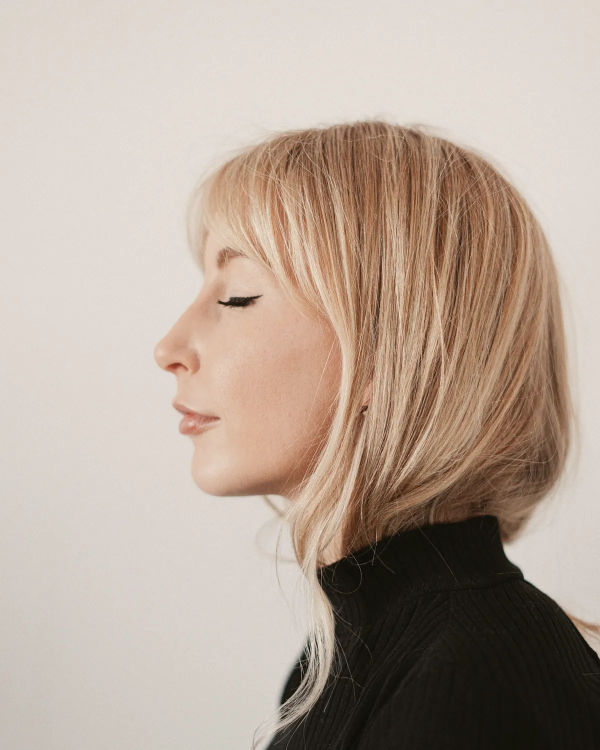
#> input picture alvor-estetica/assets/img/abertura-perfil-1200.webp, 1200 x 1500 px, given in place of 1614283233556-f35b0c801ef1.jpg, which was not available (shown at 1/2 size)
$ python preparar_imagens.py ../assets/img
#> lines starting #> are read from the running program, lines starting #| are printed output that depends on the picture; after the words box and inside, x2 and y2 are one past the last pixel; in counts of white or black regions, pixels touching at a corner belong together
#!/usr/bin/env python3
"""
Prepara as fotografias do site a partir dos originais do Unsplash.

Uso:
    python3 tools/preparar_imagens.py PASTA_DOS_ORIGINAIS

Os originais devem estar nomeados pelo identificador do Unsplash
(ex.: 1614283233556-f35b0c801ef1.jpg). Baixe cada um em
https://images.unsplash.com/photo-<id>?w=2600&q=92&fm=jpg

Para cada foto o script:
  1. recorta na proporção usada no layout;
  2. aplica o mesmo tratamento de cor em todas (balanço de branco quente,
     azuis e violetas dessaturados, pretos levemente levantados) para que
     fotos de autores diferentes pareçam da mesma sessão;
  3. exporta AVIF e WebP em várias larguras e um JPEG de reserva.

Requer Python 3 com Pillow (com suporte a AVIF) e numpy.
"""

import sys
from pathlib import Path

import numpy as np
from PIL import Image

OUT = Path(__file__).resolve().parent.parent / "assets" / "img"

# slug, id no Unsplash, recorte (esq., topo, dir., base em frações) ou None, larguras
FOTOS = [
    ("abertura-perfil", "1614283233556-f35b0c801ef1", (0.0, 0.07, 1.0, 0.903), (480, 800, 1200)),
    ("clinica-maos-hidratante", "1619451334792-150fd785ee74", (0.0, 0.07, 1.0, 0.933), (480, 800, 1200)),
    ("limpeza-de-pele", "1570172619644-dfd03ed5d881", (0.16, 0.0, 0.693, 1.0), (480, 800, 1100)),
    ("hidratacao-profunda", "1617897903246-719242758050", (0.0, 0.07, 1.0, 0.903), (480, 800, 1100)),
    ("peeling-de-renovacao", "1573461160327-b450ce3d8e7f", None, (480, 800, 1100)),
    ("revitalizacao-facial", "1600428877878-1a0fd85beda8", (0.17, 0.0, 0.703, 1.0), (480, 800, 1100)),
    ("drenagem-linfatica", "1519823551278-64ac92734fb1", (0.0, 0.14, 1.0, 0.973), (480, 800, 1100)),
    ("ritual-alvor", "1590439471364-192aa70c0b53", (0.0, 0.08, 1.0, 0.913), (480, 800, 1100)),
    ("espaco-sala-de-banho", "1507652313519-d4e9174996dd", None, (640, 1024, 1600)),
    ("espaco-frasco-luz", "1608571423902-eed4a5ad8108", (0.0, 0.0, 1.0, 0.889), (480, 800, 1100)),
    ("espaco-textura", "1599305090598-fe179d501227", None, (480, 800, 1100)),
    ("espaco-serum-marmore", "1576426863848-c21f53c60b19", None, (640, 1024, 1600)),
]

# Imagem de compartilhamento (1200 × 630) feita a partir da foto de abertura.
COMPARTILHAMENTO = ("1614283233556-f35b0c801ef1", (0.0, 0.25, 1.0, 0.775))


def rgb_to_hsv(rgb):
    r, g, b = rgb[..., 0], rgb[..., 1], rgb[..., 2]
    mx = rgb.max(-1)
    mn = rgb.min(-1)
    d = mx - mn
    h = np.zeros_like(mx)
    m = d > 1e-6
    rc = np.where(m, (mx - r) / np.where(m, d, 1), 0)
    gc = np.where(m, (mx - g) / np.where(m, d, 1), 0)
    bc = np.where(m, (mx - b) / np.where(m, d, 1), 0)
    h = np.where(r == mx, bc - gc, h)
    h = np.where(g == mx, 2.0 + rc - bc, h)
    h = np.where(b == mx, 4.0 + gc - rc, h)
    h = np.where(m, (h / 6.0) % 1.0, 0)
    s = np.where(mx > 1e-6, d / np.where(mx > 1e-6, mx, 1), 0)
    return h, s, mx


def hsv_to_rgb(h, s, v):
    i = np.floor(h * 6.0)
    f = h * 6.0 - i
    p = v * (1 - s)
    q = v * (1 - s * f)
    t = v * (1 - s * (1 - f))
    i = i.astype(int) % 6
    conds = [i == k for k in range(6)]
    r = np.select(conds, [v, q, p, p, t, v])
    g = np.select(conds, [t, v, v, q, p, p])
    b = np.select(conds, [p, p, t, v, v, q])
    return np.stack([r, g, b], -1)


def tratar(im):
    a = np.asarray(im.convert("RGB"), dtype=np.float32) / 255.0

    # 1. Balanço de branco: aproxima de um neutro quente as fotos que estão frias.
    lum = a @ np.array([0.2126, 0.7152, 0.0722], dtype=np.float32)
    sel = (lum > 0.35) & (lum < 0.92)
    media = a[sel].mean(0) if sel.any() else a.reshape(-1, 3).mean(0)
    alvo = np.array([1.0, 0.962, 0.905], dtype=np.float32)
    ganho = (alvo / alvo[1]) / (media / media[1])
    # Só aquece: fotos já quentes não são esfriadas.
    ganho[0] = max(ganho[0], 1.0)
    ganho[2] = min(ganho[2], 1.0)
    ganho = 1.0 + (ganho - 1.0) * 0.6
    ganho = np.clip(ganho, 0.9, 1.1)
    a = np.clip(a * ganho, 0, 1)

    # 2. Cor: azuis, cianos e violetas perdem saturação; o resto, um pouco.
    h, s, v = rgb_to_hsv(a)
    graus = h * 360.0
    faixa = np.clip(1.0 - np.abs(graus - 235.0) / 75.0, 0, 1)  # 160°–310°
    s = s * (0.94 - 0.5 * faixa)
    a = hsv_to_rgb(h, s, v)

    # 3. Tom: curva suave, pretos levantados com leve calor, altas luzes contidas.
    x = a
    curva = x + 0.08 * x * (1 - x) * (x - 0.35) * 4.0
    a = 0.032 + curva * (0.962 - 0.032)
    sombra = (1.0 - lum[..., None]) ** 2
    a = a + sombra * np.array([0.014, 0.007, 0.0], dtype=np.float32)

    a = np.clip(a, 0, 1)
    return Image.fromarray((a * 255.0 + 0.5).astype(np.uint8), "RGB")


def recortar(im, caixa):
    if not caixa:
        return im
    w, h = im.size
    l, t, r, b = caixa
    return im.crop((round(l * w), round(t * h), round(r * w), round(b * h)))


def exportar(im, slug, larguras):
    for lw in larguras:
        if lw > im.width:
            continue
        alt = round(im.height * lw / im.width)
        r = im.resize((lw, alt), Image.LANCZOS)
        r.save(OUT / f"{slug}-{lw}.avif", quality=58, speed=4)
        r.save(OUT / f"{slug}-{lw}.webp", quality=80, method=6)
    meio = larguras[1]
    alt = round(im.height * meio / im.width)
    im.resize((meio, alt), Image.LANCZOS).save(
        OUT / f"{slug}-{meio}.jpg", quality=82, optimize=True, progressive=True
    )
    proporcao = im.width / im.height
    print(f"{slug}: {im.width}x{im.height} (proporção {proporcao:.3f})")


def main():
    if len(sys.argv) != 2:
        sys.exit(__doc__)
    origem = Path(sys.argv[1])
    OUT.mkdir(parents=True, exist_ok=True)
    for slug, uid, caixa, larguras in FOTOS:
        im = Image.open(origem / f"{uid}.jpg")
#> im is the input picture: PIL image 1200x1500 RGB; mean R, G, B 181.2, 165.3, 152.6
        im = tratar(recortar(im, caixa))
#> in tratar, `sel = (lum > 0.35) & (lum < 0.92)`:
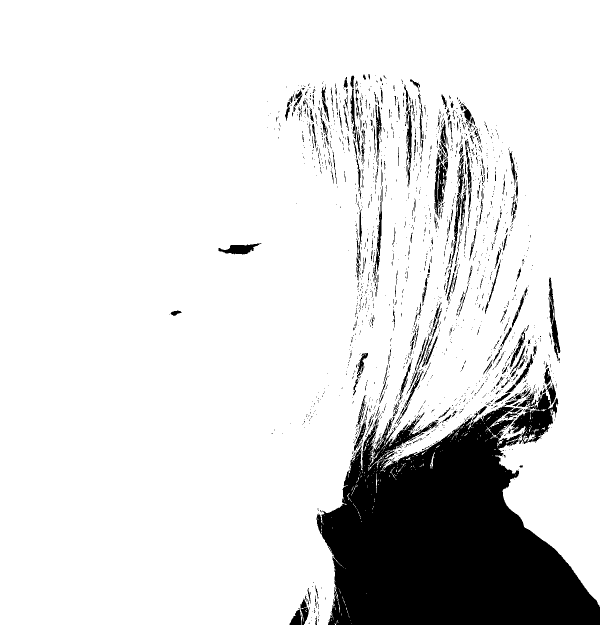
#> sel: shape (1249, 1200) bool (shown at 1/2 size); 87% white; 2037 black regions (1771 under 20 px), largest, box (x1, y1, x2, y2) and area: (633, 812, 1200, 1249) 154877, (1016, 785, 1117, 888) 4241, (869, 288, 894, 436) 1606
#> in tratar, `media = a[sel].mean(0) if sel.any() else a.reshape(-1, 3).mean(0)`: media = [0.807, 0.731, 0.679]
#> in tratar, `ganho = (alvo / alvo[1]) / (media / media[1])`: ganho = [0.942, 1, 1.01]
#> in tratar, `ganho = 1.0 + (ganho - 1.0) * 0.6`: ganho = [1, 1, 1]
#> in rgb_to_hsv, `m = d > 1e-6`: m: shape (1249, 1200) bool; 100% white; black in thin lines or dots, all inside (x1, y1, x2, y2) = (1192, 1208, 1194, 1213)
#> in rgb_to_hsv, `rc = np.where(m, (mx - r) / np.where(m, d, 1), 0)`:
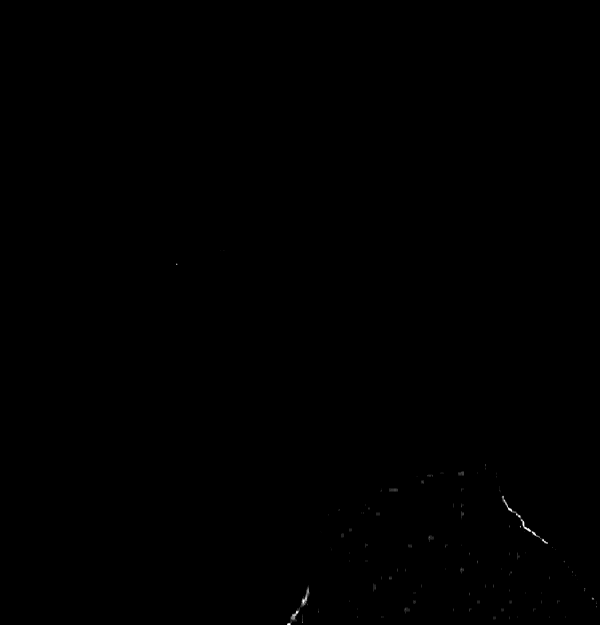
#> rc: shape (1249, 1200) float32 (shown at 1/2 size); min 0, max 1, mean 0.000603
#> in rgb_to_hsv, `gc = np.where(m, (mx - g) / np.where(m, d, 1), 0)`:
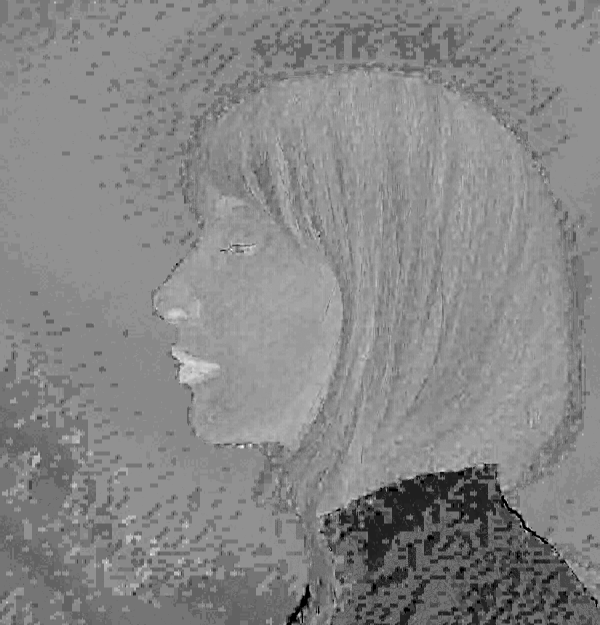
#> gc: shape (1249, 1200) float32 (shown at 1/2 size); min 0, max 1, mean 0.527
#> in rgb_to_hsv, `h = np.where(b == mx, 4.0 + gc - rc, h)`:
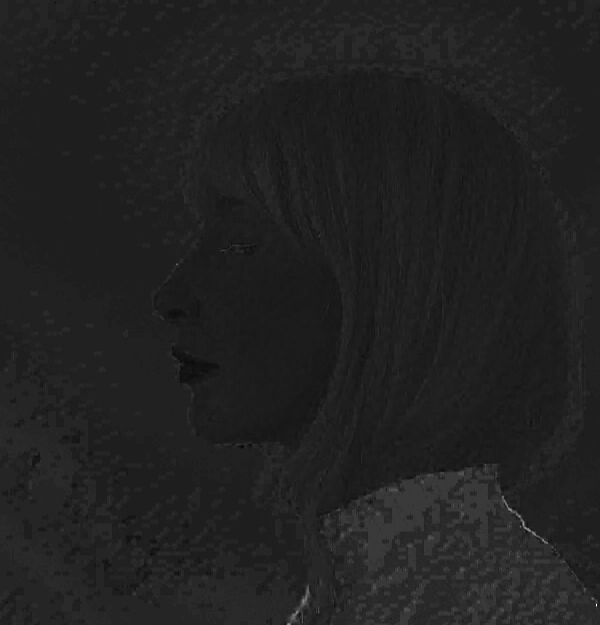
#> h: shape (1249, 1200) float32 (shown at 1/2 size); min -0.0625, max 4, mean 0.474; drawn with min black and max white
#> in rgb_to_hsv, `s = np.where(mx > 1e-6, d / np.where(mx > 1e-6, mx, 1), 0)`:
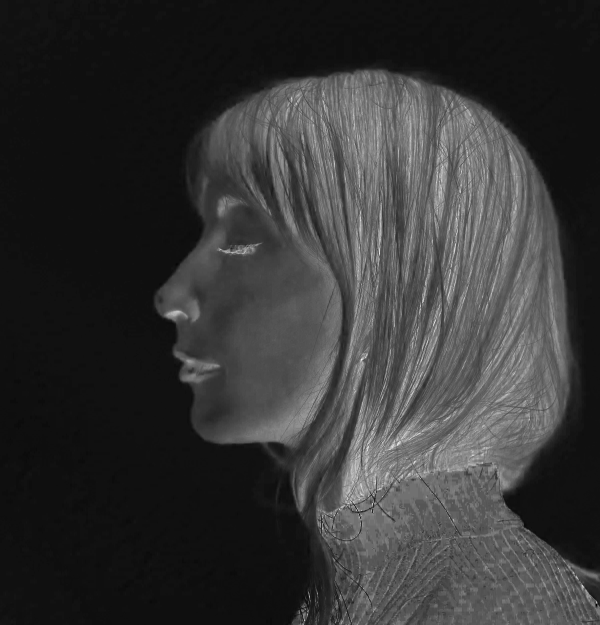
#> s: shape (1249, 1200) float32 (shown at 1/2 size); min 0, max 1, mean 0.21
#> in tratar, `faixa = np.clip(1.0 - np.abs(graus - 235.0) / 75.0, 0, 1)`: faixa: shape (1249, 1200) float32; every value is 0
#> in hsv_to_rgb, `i = i.astype(int) % 6`: i: shape (1249, 1200) int64; 4 distinct labels, from 0 to 5
#> in hsv_to_rgb, `conds = [i == k for k in range(6)]`: conds = 6 items
#> in tratar, `sombra = (1.0 - lum[..., None]) ** 2`:
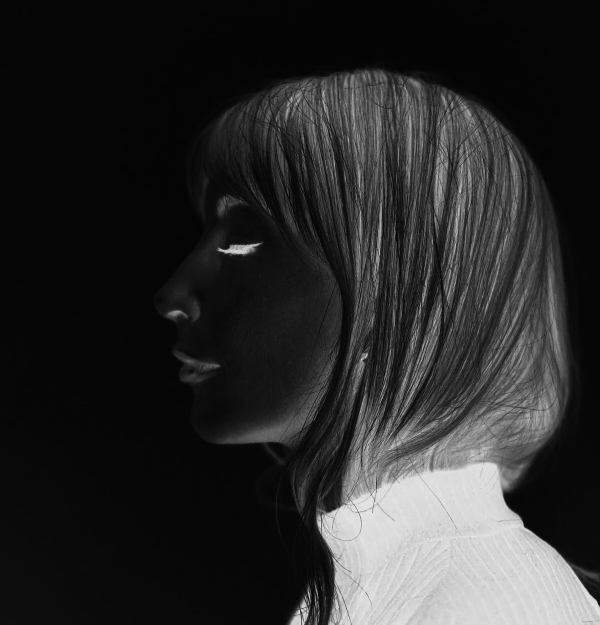
#> sombra: shape (1249, 1200, 1) float32 (shown at 1/2 size); min 0.00328, max 0.988, mean 0.169
        exportar(im, slug, larguras)
#> the loop in exportar, `for lw in larguras:` made 3 passes
#> pass 1, in exportar, `r = im.resize((lw, alt), Image.LANCZOS)`:
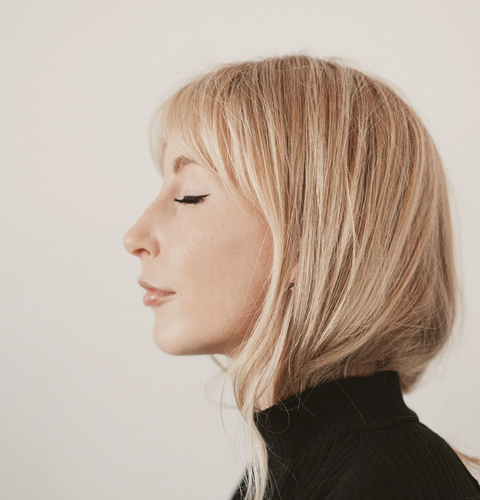
#> r: PIL image 480x500 RGB; mean R, G, B 185.3, 169.1, 156.4
#| abertura-perfil: 1200x1249 (proporção 0.961)

    uid, caixa = COMPARTILHAMENTO
    im = tratar(recortar(Image.open(origem / f"{uid}.jpg"), caixa))
    compartilhamento(im)


def compartilhamento(im):
    """1200 × 630: o perfil à direita e a parede da foto estendida à esquerda, com a assinatura."""
    from PIL import ImageDraw, ImageFont

    im = im.resize((round(630 * im.width / im.height), 630), Image.LANCZOS)
    a = np.asarray(im).astype(np.float32)
    borda = a[:, 4:40].mean(1)  # cor da parede, linha a linha
    tela = np.repeat(borda[:, None, :], 1200, 1)
    x0 = 1200 - im.width
    tela[:, x0:] = a
    costura = 120
    alfa = np.linspace(0, 1, costura)[None, :, None]
    tela[:, x0:x0 + costura] = borda[:, None, :] * (1 - alfa) + a[:, :costura] * alfa
    img = Image.fromarray(np.clip(tela, 0, 255).astype(np.uint8))

    fontes = Path(__file__).resolve().parent.parent / "assets" / "fonts"
    d = ImageDraw.Draw(img)
    marca = ImageFont.truetype(str(fontes / "libre-caslon-text-latin.woff2"), 96)
    texto = ImageFont.truetype(str(fontes / "geist-latin.woff2"), 22)
    try:
        texto.set_variation_by_axes([500])
    except Exception:
        pass
    d.text((72, 236), "Alvor", font=marca, fill=(31, 28, 25))
    d.text((76, 364), "CLÍNICA DE ESTÉTICA  ·  JARDINS, SÃO PAULO", font=texto, fill=(67, 89, 74))
    img.save(OUT / "compartilhamento.jpg", quality=84, optimize=True, progressive=True)
    print("compartilhamento.jpg: 1200x630")

if __name__ == "__main__":
#> (the run stopped early here; a loop or call above may not have finished)
